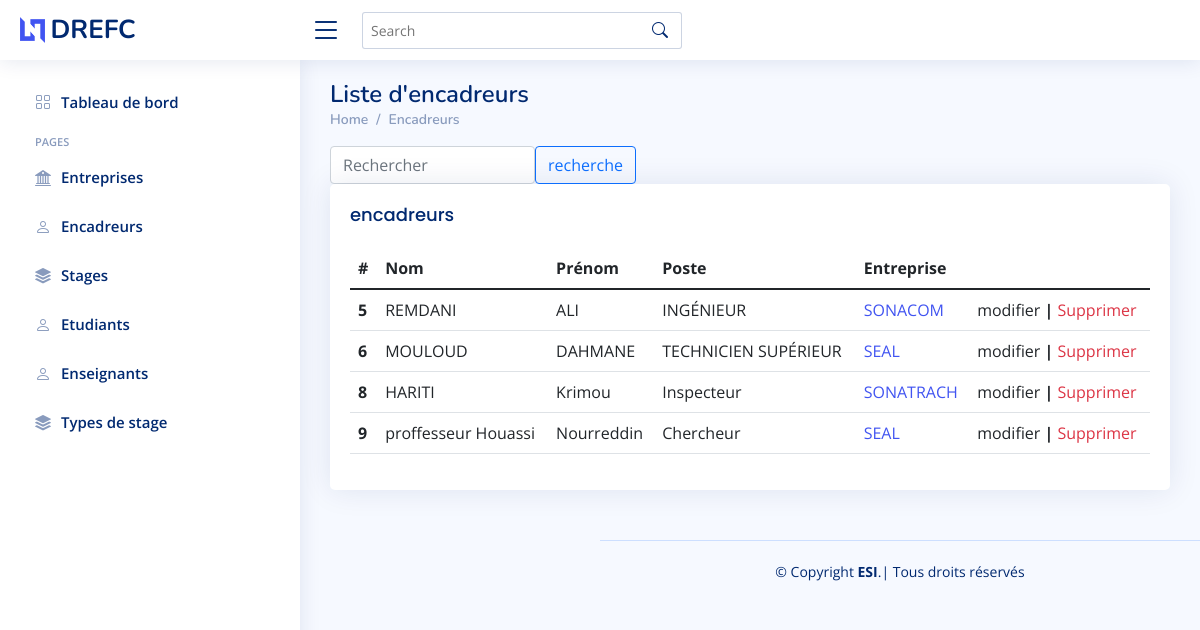
Before: /encadreurs with the older database file.
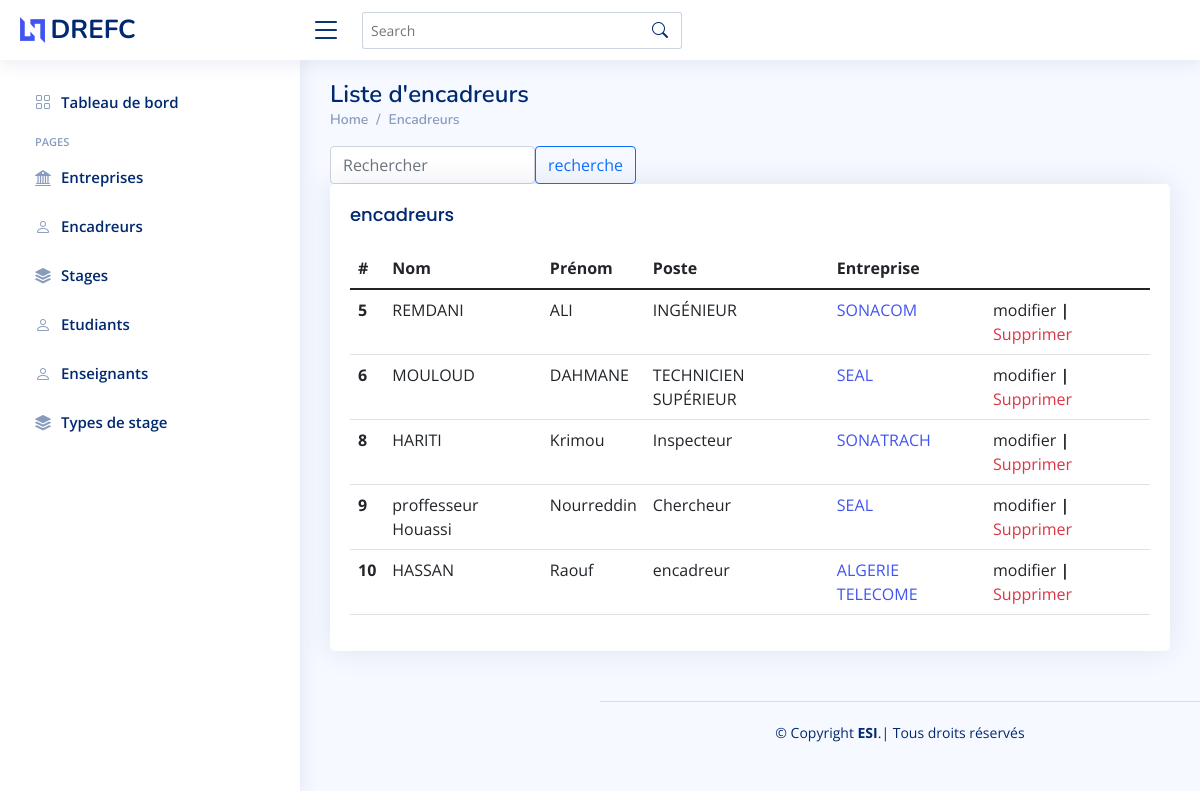
After: the same page with the newer database file.
### backend/models.py (models this page shows)
class Encadreur (models.Model):
    nomEncadreur = models.CharField(max_length=40)
    prenomEncadreur = models.CharField(max_length=30)
    poste = models.CharField(max_length=30, null=True)
    entreprise = models.ForeignKey(Entreprise, on_delete=models.CASCADE)

class Entreprise(models.Model):
    nomEntreprise = models.CharField(max_length=40)
    secteur = models.CharField(max_length=40)
    adresseEntreprise = models.CharField(max_length=80)
    emailEntreprise = models.EmailField(null=True)
    telEntreprise = models.PositiveBigIntegerField(null=True)
    siteweb = models.CharField(max_length=60, null=True)

### backend/views.py (the view)
# urls.py: path('encadreurs', getEncadreurs, name='encadreurs'),
def getEncadreurs(request):
    if 'recherche' in request.GET:
        cle = request.GET.get('recherche')
        encadreurs = Encadreur.objects.filter(
            Q(nomEncadreur__contains=cle) | Q(prenomEncadreur__contains=cle))
    else:
        encadreurs = Encadreur.objects.all()
    return render(request, "get/encadreurs.html", {"data": encadreurs})

### backend/templates/get/encadreurs.html (shortened to what this page needs)
{% load static %}
<!DOCTYPE html>
<html lang="fr">
  <head>
    <link
      href="{% static 'vendor/bootstrap/css/bootstrap.min.css' %}"
      rel="stylesheet"
    />
    <link
      href="{% static 'vendor/bootstrap-icons/bootstrap-icons.css' %}"
      rel="stylesheet"
    />
    <link href=" {% static 'style.css' %}" rel="stylesheet" />
  </head>
  <body>
    <main id="main" class="main">
      <div class="pagetitle">
        <h1>Liste d'encadreurs</h1>
        <nav>
          <ol class="breadcrumb">
            <li class="breadcrumb-item"><a href="/">Home</a></li>
            <li class="breadcrumb-item">Encadreurs</li>
          </ol>
        </nav>
      </div>
      <section class="section">
        <div class="input-group">
          <form class="d-flex " action=" {% url 'encadreurs' %} " method="get">
            <input type="search" name="recherche" class="form-control rounded" placeholder="Rechercher" aria-label="Search" aria-describedby="search-addon" />
            <button type="submit" class="btn btn-outline-primary">recherche</button>
          </form>
        </div>
        <div class="row">
          <div class="col-lg-12">
            <div class="card">
              <div class="card-body">
                <h5 class="card-title">encadreurs</h5>
                <table class="table datatable">
                  <thead>
                    <tr>
                      <th scope="col"># </th>
                      <th scope="col"> Nom </th>
                      <th scope="col"> Prénom</th>
                      <th scope="col"> Poste</th>
                      <th scope="col"> Entreprise</th>
                    </tr>
                  </thead>
                  <tbody>
                    {% for encadreur in data %}
                    <tr>
                      <th scope="row">{{encadreur.id}} </th>
                      <td>{{encadreur.nomEncadreur}}</td>
                      <td>{{encadreur.prenomEncadreur}}  </td>
                      <td>{{encadreur.poste}}</td>
                      <td>
                        <a href="{% url 'entreprise' encadreur.entreprise.id%}" class="link">
                          {{encadreur.entreprise.nomEntreprise}}
                        </a>
                      </td>
                      <td><a href="{% url 'encadreur' encadreur.id%}" class="link-dark">modifier</a> <strong>|</strong>
                        <a href="{% url 'encadreurRm' encadreur.id%}" class="link-danger">Supprimer</a>
                      </td>
                    </tr>
                    {% endfor %}
                  </tbody>
                </table>
              </div>
            </div>
          </div>
        </div>
      </section>
    </main>
    <div id="footer"></div>
  </body>
</html>

Changed rows visible on the page:
added Encadreur: id "10", nomEncadreur "HASSAN", prenomEncadreur "Raouf", poste "encadreur", entreprise.nomEntreprise "ALGERIE TELECOME"
